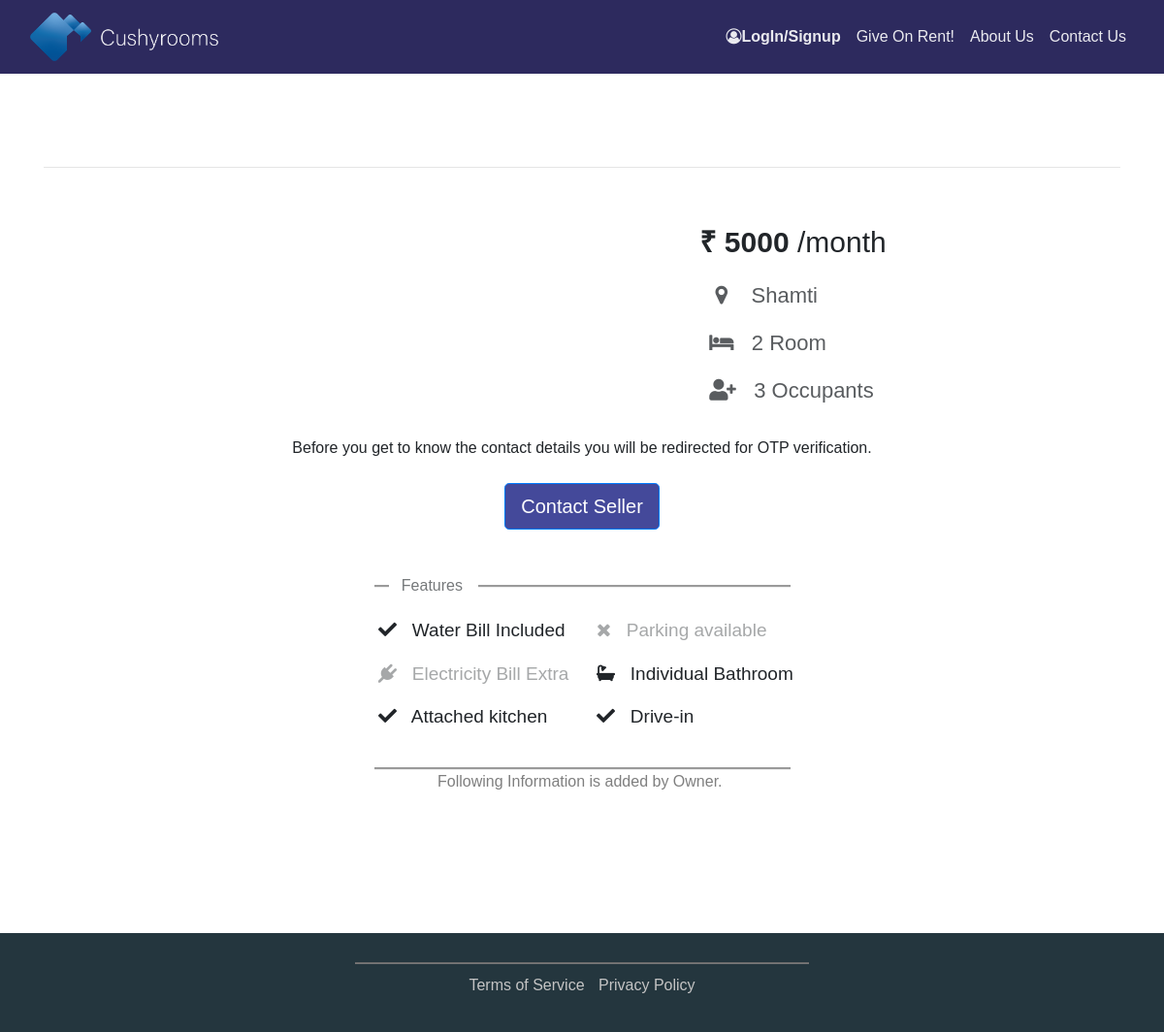
The page /2/RoomDetails/2/ on the database its author committed.
### main/models.py (models this page shows, shortened)
class RentingUser(models.Model):
    user_profile = models.ForeignKey(Profile, on_delete=models.CASCADE, null=True)
    number_of_rooms = models.IntegerField()
    price = models.CharField(max_length=50, default='')
    locality = models.ForeignKey(Location, on_delete=models.DO_NOTHING,  primary_key=False, null=True,default='')
    maximum_no_of_occupants = models.IntegerField()
    attached_bathroom = models.CharField(max_length=3, choices=s_i_choices, default='no')
    attached_kitchen = models.CharField(max_length=15, choices=y_n_choices, default='no')
    drive_in = models.CharField(max_length=3, choices=y_n_choices, default='no')
    parking = models.CharField(max_length=3, choices=y_n_choices, default='no')
    water_bill_included = models.CharField(max_length=3, choices=y_n_choices, default='no')
    electricity_bill_included = models.CharField(max_length=3, choices=y_n_choices, default='no')
    preferred_customer = models.CharField(max_length=50, choices=[('Family Preferred', 'Family Preferred'),
                                                                ('Working Preferred', 'Working Preferred'),
                                                                ('Student Preferred', 'Student Preferred'),
                                    ('no', 'No Such Preference')], default='no')
    gender_preference = models.CharField(max_length=50, choices=[('Only Girls', 'Only Girls'),
                                                                 ('Only Boys', 'Only Boys'),
                                                        ('no', 'No Gender Preference')], default='no')
    alternate_contact_number = models.CharField(max_length=10, default="", blank=True)
    preferred_contact_time = models.CharField(max_length=50, default='')
    any_other = models.TextField(max_length=100, default="", blank=True)
    created_at = models.DateTimeField(default=now, blank=True)
    updated_at = models.DateTimeField(default=now, blank=True)
    approved = models.BooleanField(default=False)

class Location(models.Model):
    location = models.CharField(max_length=30, null = True, default='')
    def __str__(self):
        return str(self.location)

### main/views.py (the view)
# urls.py: path('<int:room_id>/RoomDetails/<int:image_id>/', views.detailroom, name='room_detail'),
def detailroom(request, room_id, image_id):
    rooms = RentingUser.objects.get(pk=room_id)
    images = Images.objects.get(pk=image_id)
    seller = rooms.user_profile
    try:
        pk = request.user.pk
        user = User.objects.get(pk=pk)
        profile = Profile.objects.get(user=user)
        return render(request, 'room_detail.html', {'rooms': rooms, 'images': images, 'seller': seller, 'prof': profile})
    except ObjectDoesNotExist:
        return render(request, 'room_detail.html', {'rooms': rooms, 'images': images, 'seller': seller})

### main/templates/room_detail.html (shortened to what this page needs)
{% extends 'base.html' %}
{% load static %}
{% block stylesheet %}
	<link rel="stylesheet" href="{% static 'assets/fonts/fontawesome-all.min.css' %}">
	<link rel="stylesheet" href="{% static 'assets/fonts/font-awesome.min.css' %}">
	<link rel="stylesheet" href="{% static 'assets/fonts/simple-line-icons.min.css' %}">
	<link rel="stylesheet" href="{% static 'assets/fonts/fontawesome5-overrides.min.css' %}">
	<link rel="stylesheet" href="{% static 'assets/css/Customizable-Carousel-swipe-enabled.css' %}">
	<link rel="stylesheet" href="{% static 'assets/css/MUSA_carousel-extended.css' %}">
	<link rel="stylesheet" href="{% static 'assets/css/MUSA_carousel-extended1.css' %}">
	<link rel="stylesheet" href="{% static 'assets/css/Pretty-Carousel-Fade--TouchSwipe.css' %}">
    <link rel="stylesheet" href="{% static 'assets/css/Detail/styles.css' %}">
{% endblock %}
{% load static %}
{% block body %}
<div>
	<div class="container">
		<div class="row justify-content-center" style="margin-top:39px;">
			<div class="col-md-6" style="padding-left:15px;max-width:468px;">
				<div class="carousel slide carousel-fade" data-ride="carousel" id="carousel1" style="width:auto;max-width:617px;max-height:617px;height:auto;">
					<div><a class="carousel-control-prev" href="#carousel1" role="button" data-slide="prev"><i class="icon-arrow-left"></i><span class="sr-only">Previous</span></a><a class="carousel-control-next" href="#carousel1" role="button" data-slide="next"><i class="icon-arrow-right"></i><span class="sr-only">Next</span></a></div>
					<ol
						class="carousel-indicators">
						<li data-target="#carousel1" data-slide-to="0" class="active"></li>
						<li data-target="#carousel1" data-slide-to="1"></li>
						<li data-target="#carousel1" data-slide-to="2"></li>
						</ol>
				</div>
			</div>
			<div class="col-auto col-md-6 d-block float-none" style="width:226px;padding-top:15px;max-width:242px;max-height:276.6;padding-right:0px;padding-left:0px;">
				<p style="width:235px;font-size:30px;">&nbsp;<strong>₹ {{ rooms.price }}</strong> /month<br></p>
				<p style="width:269px;font-size:22px;color:rgba(33,37,41,0.75);">&nbsp;&nbsp; &nbsp;<i class="fa fa-map-marker"></i>&nbsp; &nbsp; {{ rooms.locality }}</p>
				<p style="width:269px;font-size:22px;color:rgba(33,37,41,0.75);">&nbsp; &nbsp;<i class="fa fa-bed"></i>&nbsp; &nbsp;{{ rooms.number_of_rooms }} Room </p>
				<p style="width:288px;font-size:22px;color:rgba(33,37,41,0.75);">&nbsp; &nbsp;<i class="fas fa-user-plus"></i>&nbsp; &nbsp;{{ rooms.maximum_no_of_occupants }} Occupants</p>
			</div>
		</div>
	</div>
</div>
{% if prof.verified == True %}
<div class="row justify-content-center" style="margin-top:24px;">
	<div class="col-auto" data-toggle="modal" data-target="#myModal"><a class="btn btn-primary btn-lg d-block" role="button"  href="#" style="background-color:rgb(68,73,154);border-color: rgb(68,73,154)">Contact Seller</a></div>
	{% include 'contact_detail.html' %}
</div>
{% else %}
<div style="width: auto;height: auto;margin-top: 15px;margin-bottom: 15px;">
	<div class="row text-center justify-content-center" style="width: auto;height: auto;margin-right: 0px;margin-left: 0px;">
		<div class="col-auto" style="padding-left: 0px;padding-right: 0px;height: auto;width: auto;">
			<p class="text-center" style="width: auto;height: auto;margin-bottom: 0px;">Before you get to know the contact details you will be redirected for OTP verification.</p>
		</div>
	</div>
</div>
<div class="row justify-content-center" style="margin-top:24px;">
	<div class="col-auto"><a class="btn btn-primary btn-lg d-block" role="button" style="background-color:rgb(68,73,154);" href="{% url 'my_account' %}" >Contact Seller</a></div>
</div>
{% endif %}
<div class="row justify-content-center" style="margin-top:24px;">
	<div class="col-auto" id="features">
		<p style="margin-bottom:-13px;background-color:#ffffff;color:rgba(33,37,41,0.62);width:92px;">&nbsp; &nbsp;Features &nbsp;&nbsp;</p>
	</div>
</div>
<div style="margin-top:30px;">
	<div class="container">
		<div class="row justify-content-center align-items-center align-content-center align-self-center"
		 style="width:auto;background-position:top;background-size:auto;background-repeat:no-repeat;
		 	margin-top:6px;height:auto;margin-right:0px;margin-left:0px;">
			<div class="col-md-6" style="margin-top:0px;width:371px;max-width:225px;height:134px;margin-right:0px;">
                {% if rooms.water_bill_included == 'yes' %}
				    <p style="font-size:19px;"><i class="fas fa-check"></i>&nbsp; &nbsp;Water Bill Included</p>
				{% else %}
                    <p style="font-size:19px;color: rgba(33,37,41,0.4);"><i class="fa fa-times"></i>&nbsp; &nbsp;Water Bill included</p>
                {% endif %}
                {% if rooms.electricity_bill_included == 'yes' %}
                    <p style="font-size:19px;width:244px;;padding-right:0px;"><i class="fa fa-plug"></i> &nbsp; Electricity Bill Included</p>
				{% else %}
                    <p style="font-size:19px;width:244px;color:rgba(33,37,41,0.4);padding-right:0px;"><i class="fa fa-plug"></i> &nbsp; Electricity Bill Extra</p>
                {% endif %}
                {% if rooms.attached_kitchen == 'yes' %}
				    <p style="font-size:19px;"><i class="fas fa-check"></i>&nbsp;&nbsp; Attached kitchen</p>
                {% else %}
                    <p style="font-size:19px;color:rgba(33,37,41,0.4)"><i class="fa fa-times"></i>&nbsp;&nbsp; Attached kitchen</p>
                {% endif %}
			</div>
			<div class="col-md-6" style="margin-top:0px;width:346px;max-width:225px;height:134px;">
                {% if rooms.parking == 'yes' %}
                    <p style="font-size:19px;"><i class="fas fa-check"></i> &nbsp; Parking Available</p>
				{% else %}
                    <p style="font-size:19px;color:rgba(33,37,41,0.4)"><i class="fa fa-times"></i> &nbsp; Parking available</p>
                {% endif %}
                {% if rooms.attached_bathroom == 'in' %}
                    <p style="font-size:19px;width:221px;"><i class="fas fa-bath"></i> &nbsp; Individual Bathroom</p>
				{% else %}
                    <p style="font-size:19px;width:221px;color:rgba(33,37,41,0.4)"><i class="fas fa-bath"></i> &nbsp; Shared bathroom</p>
                {% endif %}
                {% if rooms.drive_in == 'yes' %}
                    <p style="font-size:19px;"><i class="fas fa-check"></i> &nbsp; Drive-in </p>
                {% else %}
                    <p style="font-size:19px;color:rgba(33,37,41,0.4);"><i class="fa fa-times"></i> &nbsp; Drive-in </p>
                {% endif %}
			</div>
		</div>
		<div class="row justify-content-center" style="margin-top:24px;">
			<div class="col-auto" id="features" style="margin-top:-100px;"></div>
		</div>
	</div>
</div>
        <div class="container">
            <div class="row justify-content-center">
                <div class="col-md-12" style="width:930px;max-width:663px;">
                    <p class="text-center" style="color:rgb(127,127,127);">Following Information is added by Owner.&nbsp;<br>{{ rooms.any_other }}<br><br></p>
                </div>
            </div>
        </div>
{% endblock %}

### static/css/footer.css (style rules this page uses)
body { max-width: 100%; overflow-x: hidden; }

### static/assets/css/Customizable-Carousel-swipe-enabled.css (style rules this page uses)
* { font-family:'Raleway', sans-serif; }
#features { border-bottom-style:groove; margin-top:22px; }
@media (min-width: 300px) { #features { border-bottom-style:groove; width:361px; } }
@media (min-width: 1200px) { #features { border-bottom-style:groove; width:440px; } }
@media (min-width: 992px) { #features { border-bottom-style:groove; width:440px; } }
@media (min-width: 768px) { #features { border-bottom-style:groove; width:430px; } }
@media (min-width: 576px) { #features { border-bottom-style:groove; width:429px; } }

### static/assets/css/Pretty-Carousel-Fade--TouchSwipe.css (style rules this page uses)
.carousel-fade .carousel-indicators { height: 20px; bottom: 0; }
.carousel-fade .carousel-indicators li { width: 25px; height: 4px; background: #ffffff; opacity: .3; border-radius: 0; -webkit-transition: all .6s ease; transition: all .6s ease; margin: 0 3px !important; position: relative; border: none; }
.carousel-fade .carousel-indicators li:before, .carousel-fade .carousel-indicators li:after { position: absolute; left: 0; display: inline-block; width: 100%; height: 10px; content: ""; }
.carousel-fade .carousel-indicators li:before { top: -10px; }
.carousel-fade .carousel-indicators li:after { bottom: -10px; }
.carousel-fade .carousel-indicators li:hover, .carousel-fade .carousel-indicators li.active, .xslideshow .carousel-indicators li:hover, .carousel-fade .carousel-control.left:hover, .carousel-fade .carousel-control.right:hover { opacity: .9; }

### static/assets/css/Detail/styles.css (style rules this page uses)
.align-self-center { -ms-flex-item-align: center!important; align-self: center!important; }

### rows shown on the page
RentingUser: price "5000", locality "Shamti", number_of_rooms "2", maximum_no_of_occupants "3"
